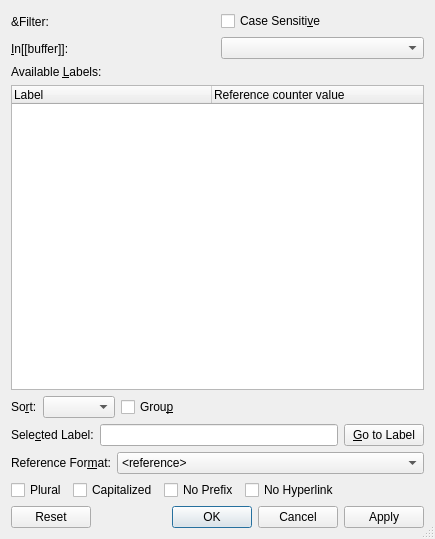
<?xml version="1.0" encoding="UTF-8"?>
<ui version="4.0">
 <class>RefUi</class>
 <widget class="QDialog" name="RefUi">
  <property name="geometry">
   <rect>
    <x>0</x>
    <y>0</y>
    <width>435</width>
    <height>539</height>
   </rect>
  </property>
  <property name="windowTitle">
   <string/>
  </property>
  <property name="sizeGripEnabled">
   <bool>true</bool>
  </property>
  <layout class="QGridLayout" name="gridLayout_2">
   <item row="2" column="0">
    <widget class="QTreeWidget" name="refsTW">
     <property name="columnCount">
      <number>2</number>
     </property>
     <attribute name="headerDefaultSectionSize">
      <number>200</number>
     </attribute>
     <attribute name="headerStretchLastSection">
      <bool>true</bool>
     </attribute>
     <column>
      <property name="text">
       <string>Label</string>
      </property>
     </column>
     <column>
      <property name="text">
       <string>Reference counter value</string>
      </property>
     </column>
    </widget>
   </item>
   <item row="7" column="0">
    <layout class="QHBoxLayout" name="horizontalLayout_4"/>
   </item>
   <item row="0" column="0">
    <layout class="QGridLayout" name="gridLayout">
     <item row="0" column="0">
      <layout class="QVBoxLayout" name="verticalLayout">
       <item>
        <widget class="QLabel" name="findKeysLA">
         <property name="text">
          <string>&amp;Filter:</string>
         </property>
         <property name="alignment">
          <set>Qt::AlignLeading|Qt::AlignLeft|Qt::AlignVCenter</set>
         </property>
        </widget>
       </item>
       <item>
        <widget class="QLabel" name="refsL">
         <property name="text">
          <string>&amp;In[[buffer]]:</string>
         </property>
         <property name="buddy">
          <cstring>bufferCO</cstring>
         </property>
        </widget>
       </item>
      </layout>
     </item>
     <item row="0" column="1">
      <layout class="QVBoxLayout" name="verticalLayout_2">
       <item>
        <layout class="QHBoxLayout" name="horizontalLayout">
         <item>
          <layout class="QHBoxLayout" name="filterBarL"/>
         </item>
         <item>
          <widget class="QCheckBox" name="csFindCB">
           <property name="toolTip">
            <string>Filter case-sensitively</string>
           </property>
           <property name="text">
            <string>Case Sensiti&amp;ve</string>
           </property>
          </widget>
         </item>
        </layout>
       </item>
       <item>
        <widget class="QComboBox" name="bufferCO">
         <property name="sizePolicy">
          <sizepolicy hsizetype="Ignored" vsizetype="Fixed">
           <horstretch>0</horstretch>
           <verstretch>0</verstretch>
          </sizepolicy>
         </property>
         <property name="toolTip">
          <string>The (sub-)document from which the available labels are displayed</string>
         </property>
         <property name="sizeAdjustPolicy">
          <enum>QComboBox::AdjustToContentsOnFirstShow</enum>
         </property>
         <property name="minimumContentsLength">
          <number>0</number>
         </property>
        </widget>
       </item>
      </layout>
     </item>
    </layout>
   </item>
   <item row="3" column="0">
    <layout class="QHBoxLayout">
     <property name="spacing">
      <number>6</number>
     </property>
     <property name="leftMargin">
      <number>0</number>
     </property>
     <property name="topMargin">
      <number>0</number>
     </property>
     <property name="rightMargin">
      <number>0</number>
     </property>
     <property name="bottomMargin">
      <number>0</number>
     </property>
     <item>
      <widget class="QLabel" name="SortLA">
       <property name="text">
        <string>So&amp;rt:</string>
       </property>
       <property name="buddy">
        <cstring>sortingCO</cstring>
       </property>
      </widget>
     </item>
     <item>
      <widget class="QComboBox" name="sortingCO">
       <property name="toolTip">
        <string>Sorting of the list of available labels</string>
       </property>
      </widget>
     </item>
     <item>
      <widget class="QCheckBox" name="groupCB">
       <property name="toolTip">
        <string>Group the list of available labels by prefix (e.g. &quot;sec:&quot;)</string>
       </property>
       <property name="text">
        <string>Grou&amp;p</string>
       </property>
      </widget>
     </item>
     <item>
      <spacer name="horizontalSpacer">
       <property name="orientation">
        <enum>Qt::Horizontal</enum>
       </property>
       <property name="sizeHint" stdset="0">
        <size>
         <width>40</width>
         <height>20</height>
        </size>
       </property>
      </spacer>
     </item>
    </layout>
   </item>
   <item row="1" column="0">
    <widget class="QLabel" name="label">
     <property name="text">
      <string>Available &amp;Labels:</string>
     </property>
     <property name="buddy">
      <cstring>refsTW</cstring>
     </property>
    </widget>
   </item>
   <item row="4" column="0">
    <layout class="QHBoxLayout" name="horizontalLayout_2">
     <item>
      <widget class="QLabel" name="referenceL">
       <property name="text">
        <string>Sele&amp;cted Label:</string>
       </property>
       <property name="alignment">
        <set>Qt::AlignLeading|Qt::AlignLeft|Qt::AlignVCenter</set>
       </property>
       <property name="buddy">
        <cstring>referenceED</cstring>
       </property>
      </widget>
     </item>
     <item>
      <widget class="QLineEdit" name="referenceED">
       <property name="toolTip">
        <string>Select a label from the list above or enter a label manually</string>
       </property>
      </widget>
     </item>
     <item>
      <widget class="QPushButton" name="gotoPB">
       <property name="sizePolicy">
        <sizepolicy hsizetype="Preferred" vsizetype="Fixed">
         <horstretch>0</horstretch>
         <verstretch>0</verstretch>
        </sizepolicy>
       </property>
       <property name="toolTip">
        <string>Jump to the selected label</string>
       </property>
       <property name="text">
        <string>&amp;Go to Label</string>
       </property>
      </widget>
     </item>
    </layout>
   </item>
   <item row="5" column="0">
    <layout class="QHBoxLayout" name="horizontalLayout_3">
     <item>
      <widget class="QLabel" name="typeLA">
       <property name="text">
        <string>Reference For&amp;mat:</string>
       </property>
       <property name="alignment">
        <set>Qt::AlignLeading|Qt::AlignLeft|Qt::AlignVCenter</set>
       </property>
       <property name="buddy">
        <cstring>typeCO</cstring>
       </property>
      </widget>
     </item>
     <item>
      <widget class="QComboBox" name="typeCO">
       <property name="sizePolicy">
        <sizepolicy hsizetype="MinimumExpanding" vsizetype="Fixed">
         <horstretch>0</horstretch>
         <verstretch>0</verstretch>
        </sizepolicy>
       </property>
       <property name="toolTip">
        <string>Adjust the style of the cross-reference</string>
       </property>
       <item>
        <property name="text">
         <string>&lt;reference&gt;</string>
        </property>
       </item>
       <item>
        <property name="text">
         <string>(&lt;reference&gt;)</string>
        </property>
       </item>
       <item>
        <property name="text">
         <string>&lt;page&gt;</string>
        </property>
       </item>
       <item>
        <property name="text">
         <string>on page &lt;page&gt;</string>
        </property>
       </item>
       <item>
        <property name="text">
         <string>&lt;reference&gt; on page &lt;page&gt;</string>
        </property>
       </item>
       <item>
        <property name="text">
         <string>Formatted reference</string>
        </property>
       </item>
       <item>
        <property name="text">
         <string>Textual reference</string>
        </property>
       </item>
       <item>
        <property name="text">
         <string>Label only</string>
        </property>
       </item>
      </widget>
     </item>
    </layout>
   </item>
   <item row="8" column="0">
    <layout class="QHBoxLayout">
     <property name="spacing">
      <number>6</number>
     </property>
     <property name="leftMargin">
      <number>0</number>
     </property>
     <property name="topMargin">
      <number>0</number>
     </property>
     <property name="rightMargin">
      <number>0</number>
     </property>
     <property name="bottomMargin">
      <number>0</number>
     </property>
     <item>
      <widget class="QDialogButtonBox" name="buttonBox">
       <property name="standardButtons">
        <set>QDialogButtonBox::Apply|QDialogButtonBox::Cancel|QDialogButtonBox::Ok|QDialogButtonBox::Reset</set>
       </property>
      </widget>
     </item>
    </layout>
   </item>
   <item row="6" column="0">
    <layout class="QHBoxLayout" name="horizontalLayout9">
     <item>
      <widget class="QCheckBox" name="pluralCB">
       <property name="toolTip">
        <string>Use plural form of formatted reference. (Works only for formatted references, and only if you are using refstyle.)</string>
       </property>
       <property name="text">
        <string>Plural</string>
       </property>
      </widget>
     </item>
     <item>
      <widget class="QCheckBox" name="capsCB">
       <property name="toolTip">
        <string>Use capitalized form of formatted reference. (Works only for formatted references, and only if you are using refstyle.)</string>
       </property>
       <property name="text">
        <string>Capitalized</string>
       </property>
      </widget>
     </item>
     <item>
      <widget class="QCheckBox" name="noprefixCB">
       <property name="toolTip">
        <string>Do not output part of label before &quot;:&quot;</string>
       </property>
       <property name="text">
        <string>No Prefix</string>
       </property>
      </widget>
     </item>
     <item>
      <widget class="QCheckBox" name="nolinkCB">
       <property name="text">
        <string>No Hyperlink</string>
       </property>
      </widget>
     </item>
     <item>
      <spacer name="horizontalSpacer_2">
       <property name="orientation">
        <enum>Qt::Horizontal</enum>
       </property>
       <property name="sizeHint" stdset="0">
        <size>
         <width>40</width>
         <height>20</height>
        </size>
       </property>
      </spacer>
     </item>
    </layout>
   </item>
  </layout>
 </widget>
 <tabstops>
  <tabstop>refsTW</tabstop>
  <tabstop>csFindCB</tabstop>
  <tabstop>groupCB</tabstop>
  <tabstop>referenceED</tabstop>
  <tabstop>typeCO</tabstop>
 </tabstops>
 <includes>
  <include location="local">qt_i18n.h</include>
 </includes>
 <resources/>
 <connections/>
</ui>
